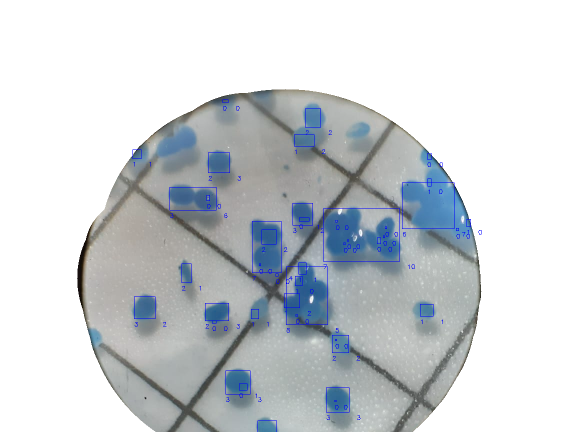
#> input picture prototipo/sicov/bin/processamento/ExtracaoDeCaracteristicas/novalampada.png, 1152 x 864 px (shown at 1/2 size)
$ python -i ProcessamentoDeImagem.py   (imports and definitions only)   (older library calls are emulated)
#> lines starting #> are read from the running program, lines starting #| are printed output that depends on the picture; after the words box and inside, x2 and y2 are one past the last pixel; in counts of white or black regions, pixels touching at a corner belong together
### prototipo/sicov/bin/processamento/ExtracaoDeCaracteristicas/mask.py
import cv2
import numpy as np

class AplicarMascara:
    def __init__(self):
        pass


    #img = cv2.cvtColor(img, cv2.COLOR_BGR2RGB)

    # detect circles
    # [41 lines left out: functions detectarCirculos, desenharMascara, obtendoMascaras, not called in this run]

### prototipo/sicov/bin/processamento/ExtracaoDeCaracteristicas/MedidasOvos.py
from util.modelo.ovulo import Ovulo
import cv2
import math
import numpy as np
import matplotlib.pyplot as plt
from PIL import ImageTk, Image

from skimage.draw import ellipse
from util.GerenciadorRecurso import GerenciadorRecurso as gr
from processamento.SegmentadorDeImagem import SegmentadorDeImagem as sdi
from skimage.transform import rotate
from processamento.preparacao.util.ElementoEstruturante import\
    ElementoEstruturante
#from ContaOvos import conta
from skimage.measure import label, regionprops
from processamento.ExtracaoDeCaracteristicas.mask import AplicarMascara as AM
from processamento.util.ProcessadorTarefa import ProcessadorTarefa, processar
#from imutils import perspective
#from imutils import contours
#import imutils

class MedidasOvos:
    def __init__(self):
        self.mascara = AM()

    def PorScikitECv2(self, img):
        return self.ScikitECv2(img)

    class ScikitECv2(ProcessadorTarefa):
        def __init__(self, imagem):
            super().__init__()
            self.__imagem = imagem
            self.recurso = gr()
            self.ListaCoordenadas = []


        def executar(self):
            return processar(self._tarefas(), self.__imagem)

        # [6 lines left out: function tamanho, not called in this run]

        def dimenssoesImagem(self, img):
            return img.shape[:2]


        def regioesImagem(self, img):
            label_img = label(img)
            return regionprops(label_img)

        # [31 lines left out: function analiseReta, not called in this run]

        def identificarCirculos(self, img):
            return np.uint16(np.around(cv2.HoughCircles(img,cv2.HOUGH_GRADIENT,1,10,
                            param1=50,param2=12,minRadius=0,maxRadius=20)))


        def cobrirCirculos(self):
            img = self.__imagem
            img = cv2.cvtColor(img, cv2.COLOR_BGR2GRAY)
            _, threshold = cv2.threshold(img, 127, 255, cv2.THRESH_BINARY)

            kernel = np.ones((5,5),np.uint8)

            erode = cv2.erode(threshold,kernel,iterations = 1)
            segmentar = sdi()

            erode = segmentar.porBinarizacao(erode)\
                .objetoInteresseBranco()\
                .metodoAdaptativoMedian()\
                .porAdaptacao(200, 3, 6)\
                .executar()
            circles = self.identificarCirculos(erode)
            cont = 0
            for i in circles[0,:]:
                if cont == 0:
                    self.ListaCoordenadas = i
                cont = 1
                #circulo externo
                if i[2] >= 8:
                    cv2.circle(erode,(i[0],i[1]),i[2],(255,255,255),2)
                    cv2.circle(erode,(i[0],i[1]),2,(255, 0, 0, 255),12)
                    cv2.circle(self.__imagem,(i[0],i[1]),i[2],(255, 0, 0, 255),2)
                    cv2.circle(self.__imagem,(i[0],i[1]),2,(255, 0, 0, 255),2)
            return self.analiseReta(erode)


### prototipo/sicov/bin/processamento/PreProcessadorDeImagem.py
from .preparacao.Filtragem import Filtragem
from .preparacao.OperacaoMorfologica import OperacaoMorfologica
from .preparacao.RealcarBorda import RealcarBorda
from .preparacao.util.ElementoEstruturante import ElementoEstruturante
from processamento.excecao.ProcessamentoErro import ProcessamentoErro
from processamento.util.ProcessadorTarefa import ProcessadorTarefa, processar
from .preparacao.ConversorCor import ConversorCor


class PreProcessadorDeImagem:
    def __init__(self):
        pass

    def porRealce(self, imagem):
        return self.PorRealce(imagem)

    def porTonalidade(self, imagem):
        return self.PorTonalidade(imagem)

    def porOperacaoMorfologica(self, imagem):
        return self.PorOperacaoMorfologica(imagem)

    def porFiltagem(self, imagem):
        return self.PorFiltragem(imagem)

    class PorFiltragem(ProcessadorTarefa):
        INTENSIDADE_KEY = 'intensidade'
        SUAVIZACAO_KEY = 'suavizacao'
        MATRIX_KEY = 'matrix'
        TAMANHO_KEY = 'tamanho'
        SIGMA_COR_KEY = 'sigmaCor'
        SIGMA_ESPACO = 'sigmaEspaco'

        # [11 lines left out: functions __init__, matrix, not called in this run]

        def filtroLinear(self):
            self._adicionarTarefa(self.__executarFiltragemLinear)
            return self

        # [16 lines left out: functions filtroLinearMedio, filtroGaussian, filtroBilateral, not called in this run]

        def executar(self):
            return processar(self._tarefas(), self.__imagem)

        def __executarFiltragemLinear(self, imagem):
            matrix = self._recurso(self.MATRIX_KEY)
            return Filtragem.linear(imagem, matrix)

        def __executarFiltragemLinearMedio(self, imagem):
            intensidade = self._recurso(self.INTENSIDADE_KEY)
            return Filtragem.linearMediano(imagem, intensidade)

        # [11 lines left out: functions __executarFiltragemGaussian, __executarFiltragemBilateral, not called in this run]

    class PorOperacaoMorfologica(ProcessadorTarefa):
        Elemento_Estruturante_MENSAGEM_ERRO =\
            'É necessário configurar o elemento estruturante.'
        ELEMENTO_ESTRUTURANTE_KEY = 'elementoEstruturante'
        ITERACAO_KEY = 'iteracao'

        # [4 lines left out: function __init__, not called in this run]

        def elementoEstrutrante(self, elemento: ElementoEstruturante):
            self._adicionarRecurso(self.ELEMENTO_ESTRUTURANTE_KEY, elemento)
            return self

        def iteracao(self, numeroRepeticao):
            self._adicionarRecurso(self.ITERACAO_KEY, numeroRepeticao)
            return self

        # [4 lines left out: function aplicarCorrosao, not called in this run]

        def aplicarDilatacao(self):
            self._adicionarTarefa(self.__executarDilatacao)
            return self

        def aplicarGradiente(self):
            self._adicionarTarefa(self.__executarGradiente)
            return self

        def aplicarAberturaCor(self):
            self._adicionarTarefa(self.__executarAberturaCor)
            return self

        def aplicarSubtracaoTomCinzaAberto(self):
            self._adicionarTarefa(self.__executarSubtracaoTomCinzaAberto)
            return self

        def aplicarSubtracaoTomCinzaFechado(self):
            self._adicionarTarefa(self.__executarSubtracaoTomCinzaFechado)
            return self

        def aplicarFechamentoCor(self):
            self._adicionarTarefa(self.__executarFechamento)
            return self

        def executar(self):
            return processar(self._tarefas(), self.__imagem)

        # [67 lines left out: functions __executarCorrosao, __executarDilatacao, __executarGradiente, __executarAberturaCor, __executarSubtracaoTomCinzaAberto, __executarSubtracaoTomCinzaFechado and 1 more, not called in this run]

    class PorTonalidade(ProcessadorTarefa):
        HSV_KEY = 'HSV'

        def __init__(self, imagem):
            super().__init__()
            self.__imagem = imagem

        def equalizarNivelTomCinza(self):
            self._adicionarTarefa(self.__executarEqualizadorNivelTomCinza)
            return self

        def gerarTomCinza(self):
            self._adicionarTarefa(self.__executarGeracaoTomCinza)
            return self

        # [14 lines left out: functions gerarTomCinzaPelaMatiz, gerarTomCinzaPelaSaturacao, gerarTomCinzaPeloBrilho, not called in this run]

        def executar(self):
            return processar(self._tarefas(), self.__imagem)

        def __executarEqualizadorNivelTomCinza(self, imagem):
            return ConversorCor.equalizarNivelTomCinza(imagem)

        def __executarGeracaoTomCinza(self, imagem):
            return ConversorCor.paraTomCinza(imagem)

        def __executarTomCinzaPorCanal(self, imagem):
            canal = self._recurso(self.HSV_KEY)
            return ConversorCor.paraHSV(imagem, canal)

    class PorRealce(ProcessadorTarefa):
        LIMITE_MINIMO_KEY = 'limiteMinimo'
        LIMITE_MAXIMO_KEY = 'limiteMaximo'
        MATRIX_KEY = 'matrix'
        FATOR_REALCE_KEY = 'fatorRealce'
        SUAVIZACAO_KEY = 'suavizacao'
        TAMANHO_MASCARA_KEY = 'tamanhoMascara'
        TIPO_REALCE_SOBEL = 'tipoRealceSobel'

        def __init__(self, imagem):
            super().__init__()
            self.__imagem = imagem

        # [5 lines left out: function realcarBordaPorCanny, not called in this run]

        def realcarBordaPorDestaqueBorda(self):
            self._adicionarTarefa(self.__executarRealcePorDestaqueBorda)
            return self

        # [7 lines left out: function realcarBordaPorFiltroRealce, not called in this run]

        def realcarBordaPorLaplacian(self):
            self._adicionarTarefa(self.__executarRealcePorLaplacian)
            return self

        # [13 lines left out: functions realcarBordaPorSobelHorizontal, realcarBordaPorSobelVertical, not called in this run]

        def executar(self):
            return processar(self._tarefas(), self.__imagem)

        # [4 lines left out: function __executarRealcePorCanny, not called in this run]

        def __executarRealcePorDestaqueBorda(self, imagem):
            return RealcarBorda.porDestaqueBorda(imagem)

        # [8 lines left out: function __executarRealcePorFiltroRealce, not called in this run]

        def __executarRealcePorLaplacian(self, imagem):
            return RealcarBorda.porLaplacian(imagem)

        # [4 lines left out: function __realcarBordaPorSobel, not called in this run]

### prototipo/sicov/bin/processamento/util/ProcessadorTarefa.py
import abc
from .Iteravel import Iteravel


# [4 lines left out: function processar, not called in this run]


class ProcessadorTarefa (metaclass=abc.ABCMeta):

    def __init__(self):
        self.__iteravel = Iteravel()

    @abc.abstractmethod
    def executar(self):
        pass

    def _adicionarTarefa(self, tarefa):
        self.__iteravel.adicionarItem(tarefa)

    def _adicionarRecurso(self, chave, valor):
        self.__iteravel.adicionarRecurso(chave, valor)

    def _tarefas(self):
        return self.__iteravel.obterItens()

    def _recurso(self, chave):
        return self.__iteravel.obterValor(chave)

    def _existeRecurso(self, chave):
        return self.__iteravel.existeChave(chave)

### prototipo/sicov/bin/processamento/SegmentadorDeImagem.py
from .segmentacao.Segmentacao import Segmentacao
from .excecao.ProcessamentoErro import ProcessamentoErro
from .segmentacao.configuracao.ConfiguracaoSegmentacao import\
    ConfiguracaoSegmentacao as cs
from .util.ProcessadorTarefa import ProcessadorTarefa, processar


class SegmentadorDeImagem:

    def __init__(self):
        pass

    def porBinarizacao(self, imagem):
        return self.PorBinarizacao(imagem)

    class PorBinarizacao(ProcessadorTarefa):
        COR_OBJETO_MENSAGEM_ERRO = \
            'É necessário definir a cor do objeto de interesse da segmentação'
        METODO_ADAPTATIVO_MENSAGEM_ERRO = \
            'É necessário definir o método adaptativo de segmentação'

        OBJETO_INTERESSE_COR_KEY = 'objetoInteresseCor'
        LIMIAR_KEY = 'limiar'
        INTENSIDADE_KEY = 'intensidade'
        INTENSIDADE_MAXIMA_KEY = 'intensidadeMaxima'
        OTSU_KEY = 'OTSU'
        METODO_ADAPTATIVO_KEY = 'metodoAdaptativo'
        QUANTIDADE_VIZINHO_KEY = 'quantidadeVizinho'
        FATOR_SUBTRACAO_KEY = 'fatorSubtracao'

        def __init__(self, imagem):
            super().__init__()
            self.__imagem = imagem
            self._adicionarRecurso(self.OTSU_KEY, False)

        # [25 lines left out: functions objetoInteresseBranco, objetoInteressePreto, metodoAdaptativoGaussian, metodoAdaptativoMedian, porLimiar, not called in this run]

        def porLimiarDeOTSU(self):
            self._adicionarRecurso(self.OTSU_KEY, True)
            return self.porLimiar()

        # [9 lines left out: function porAdaptacao, not called in this run]

        def executar(self):
            return processar(self._tarefas(), self.__imagem)

        # [39 lines left out: functions __executarLimiarizacao, __executarAdaptacao, __foiDefinidoMetodoAdaptativo, __temCorDeInteresse, not called in this run]

### prototipo/sicov/bin/util/GerenciadorRecurso.py
import os
import config.Parametro as param
from util.binario import Dados as dd
from config.Parametro import BANCO_DADOS, SUBPASTA_IMGS_AMOSTRAS, SUBPASTA_PDF
import shelve
from tkinter import ttk


class GerenciadorRecurso:
    DIRETORIO_RAIZ = os.path.realpath('..')

    def __init__(self):
        pass

    def carregarIconeLapis(self):
        icon_lapis = os.path.join(param.SUBPASTA_ICONE, param.ICONE_LAPIS)
        return self.montarCaminhoRecurso(icon_lapis)

    def carregarIconeOlho(self):
        icon_olho = os.path.join(param.SUBPASTA_ICONE, param.ICONE_OLHO)
        return self.montarCaminhoRecurso(icon_olho)

    def carregarIconeLixeira(self):
        icon_lixeira = os.path.join(param.SUBPASTA_ICONE, param.ICONE_LIXEIRA)
        return self.montarCaminhoRecurso(icon_lixeira)

    def carregarImagemFundo(self):
        imagem_fundo = os.path.join(param.SUBPASTA_FUNDO, param.IMAGEM_FUNDO)
        return self.montarCaminhoRecurso(imagem_fundo)

    def carregarIconeJanela(self):
        imagem_fundo = os.path.join(param.SUBPASTA_ICONE, param.ICONE_JANELA)
        return self.montarCaminhoRecurso(imagem_fundo)

    def montarCaminhoImagem(self, nomeRecurso):
        imagem = os.path.join(SUBPASTA_IMGS_AMOSTRAS, nomeRecurso)
        return self.montarCaminhoRecurso(imagem)

    def montarCaminhoPDF(self, nomeRecurso):
        return os.path.join(self.DIRETORIO_RAIZ, param.PASTA_RECURSO,
                            param.SUBPASTA_PDF, nomeRecurso)

    def montarCaminhoRecurso(self, nomeRecurso):
        return os.path.join(self.DIRETORIO_RAIZ, param.PASTA_RECURSO,
                            param.PASTA_IMAGEM, nomeRecurso)

    def excluirImagem(self, urlArquivo):
        os.remove(urlArquivo)

    # [48 lines left out: functions monstarListaProjetos, banco, setObjetoPadrao, getObjetoPadrao, not called in this run]


### prototipo/sicov/bin/processamento/ProcessamentoDeImagem.py
import numpy as np
from PIL import Image, ImageTk
from processamento.PreProcessadorDeImagem import PreProcessadorDeImagem as PDI
from processamento.SegmentadorDeImagem import SegmentadorDeImagem as SDI
from .ExtracaoDeCaracteristicas.MedidasOvos import MedidasOvos as MO
from .ExtracaoDeCaracteristicas.mask import AplicarMascara as AM
from PIL import Image
import cv2
import time
class ProcessamentoDeImagem:
    def __init__(self):
        self.PDI = PDI()
        self.SDI = SDI()
        self.AM = AM()
        self.Medidas = MO()

    def PreProcessamento(self, imagem):
        #imagem = cv2.GaussianBlur(imagem, (5, 5))
        imagem = self.AM.desenharMascara(imagem)
        imagem [:, :,0] = cv2.equalizeHist(imagem[:, :,0])
        imagem = cv2.cvtColor(imagem, cv2.COLOR_BGR2BGRA)

        return imagem
        #return self.PDI.porRealce(imagem=imagem).realcarBordaPorCanny(50, 100).realcarBordaPorFiltroRealce(3, 50, (3, 3)).executar()

    def ExtrairCaracteristicas(self, imagem):
        tempo_inicial = time.time()
        self.imge = Image.fromarray(imagem)
        self.basewidth = 400
        self.wpercent = (self.basewidth/float(self.imge.size[0]))
        self.hsize = int((float(self.imge.size[1])*float(self.wpercent)))
        imagem = self.imge.resize((self.basewidth,self.hsize), Image.ANTIALIAS)
        imagem = np.array(imagem)
        i, lista = self.Medidas.PorScikitECv2(self.PreProcessamento(imagem=imagem)).cobrirCirculos()
        tempo = time.time() - tempo_inicial
        return i, lista, tempo

>>> import cv2
>>> picture = cv2.imread('ExtracaoDeCaracteristicas/novalampada.png')
#> picture is the input picture: shape (864, 1152, 3); mean B, G, R 212.6, 209.1, 204.7
>>> result = ProcessamentoDeImagem().ExtrairCaracteristicas(picture)
#> in detectarCirculos, `gray = cv2.medianBlur(cv2.cvtColor(img, cv2.COLOR_RGB2GRAY), 5)`:
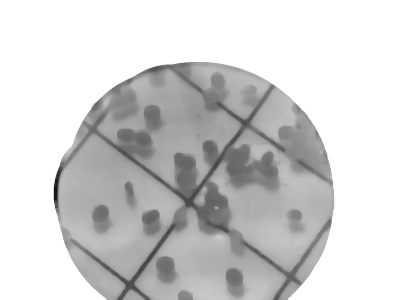
#> gray: shape (300, 400); min 17, max 255, mean 210
#> in detectarCirculos, `img = np.uint16(np.around(cv2.HoughCircles(gray, \ cv2.HOUGH_GRADIENT,..`: img = [[171, 205, 113], [274, 201, 60], [187, 104, 42]]
#> the loop in desenharMascara, `for i in self.detectarCirculos(img)[0, :]:` made 3 passes
#> after the loop in desenharMascara, `for i in self.detectarCirculos(img)[0, :]:`:
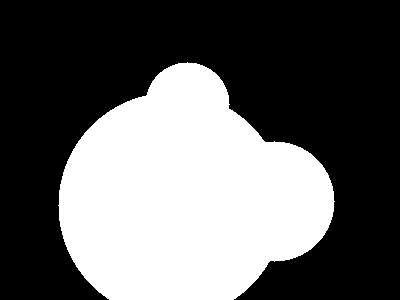
#> mask: shape (300, 400); 38.1% white; 1 white region, box (x1, y1, x2, y2) and area: (58, 62, 335, 300) 45745
#> in obtendoMascaras, `fg = cv2.bitwise_or(img, img, mask=mask)`:
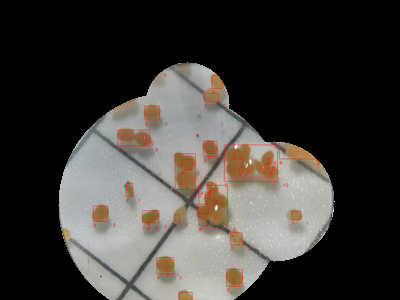
#> fg: shape (300, 400, 3); mean R, G, B 62.1, 59.2, 55.7
#> in obtendoMascaras, `bk = cv2.bitwise_or(background, background, mask=mask)`: background: shape (300, 400, 3); every value is 255
#> in PreProcessamento, `imagem [:, :,0] = cv2.equalizeHist(imagem[:, :,0])`:
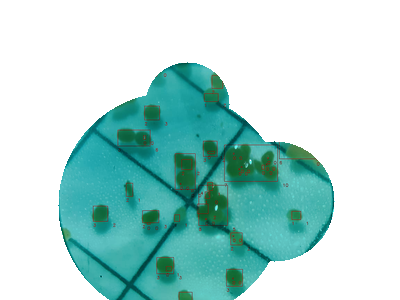
#> imagem: shape (300, 400, 3); mean R, G, B 176.6, 217, 213.5
#> (the call stopped at in __init__, `self.__iteravel = Iteravel()`: processamento is not available in this run)
#> in cobrirCirculos, `img = cv2.cvtColor(img, cv2.COLOR_BGR2GRAY)`:
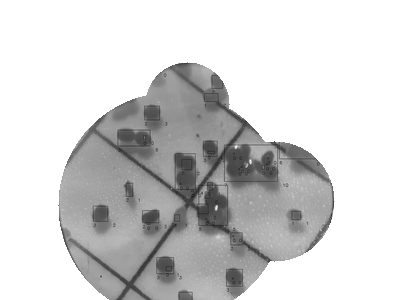
#> img: shape (300, 400); min 32, max 255, mean 211.3
#> in cobrirCirculos, `_, threshold = cv2.threshold(img, 127, 255, cv2.THRESH_BINARY)`:
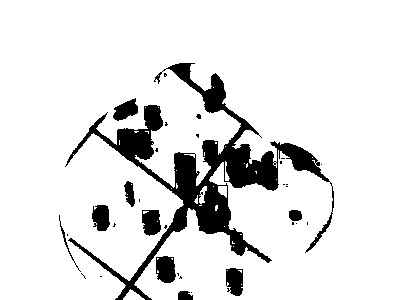
#> threshold: shape (300, 400); 88.8% white; 33 black regions (23 under 20 px), largest, box (x1, y1, x2, y2) and area: (65, 63, 334, 300) 10837, (156, 256, 176, 283) 446, (142, 210, 161, 236) 400
#> in cobrirCirculos, `erode = cv2.erode(threshold,kernel,iterations = 1)`:
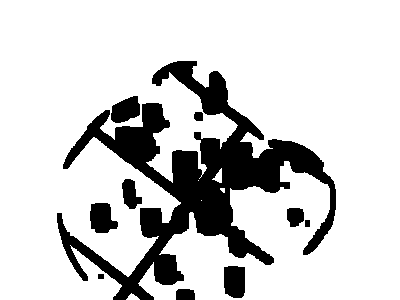
#> erode: shape (300, 400); 81.7% white; 10 black regions, largest, box (x1, y1, x2, y2) and area: (57, 61, 336, 300) 19122, (90, 203, 118, 233) 629, (224, 266, 245, 298) 622
#> (the call stopped at in __init__, `self.__iteravel = Iteravel()`: processamento is not available in this run)
#> (the run stopped early here; a loop or call above may not have finished)
